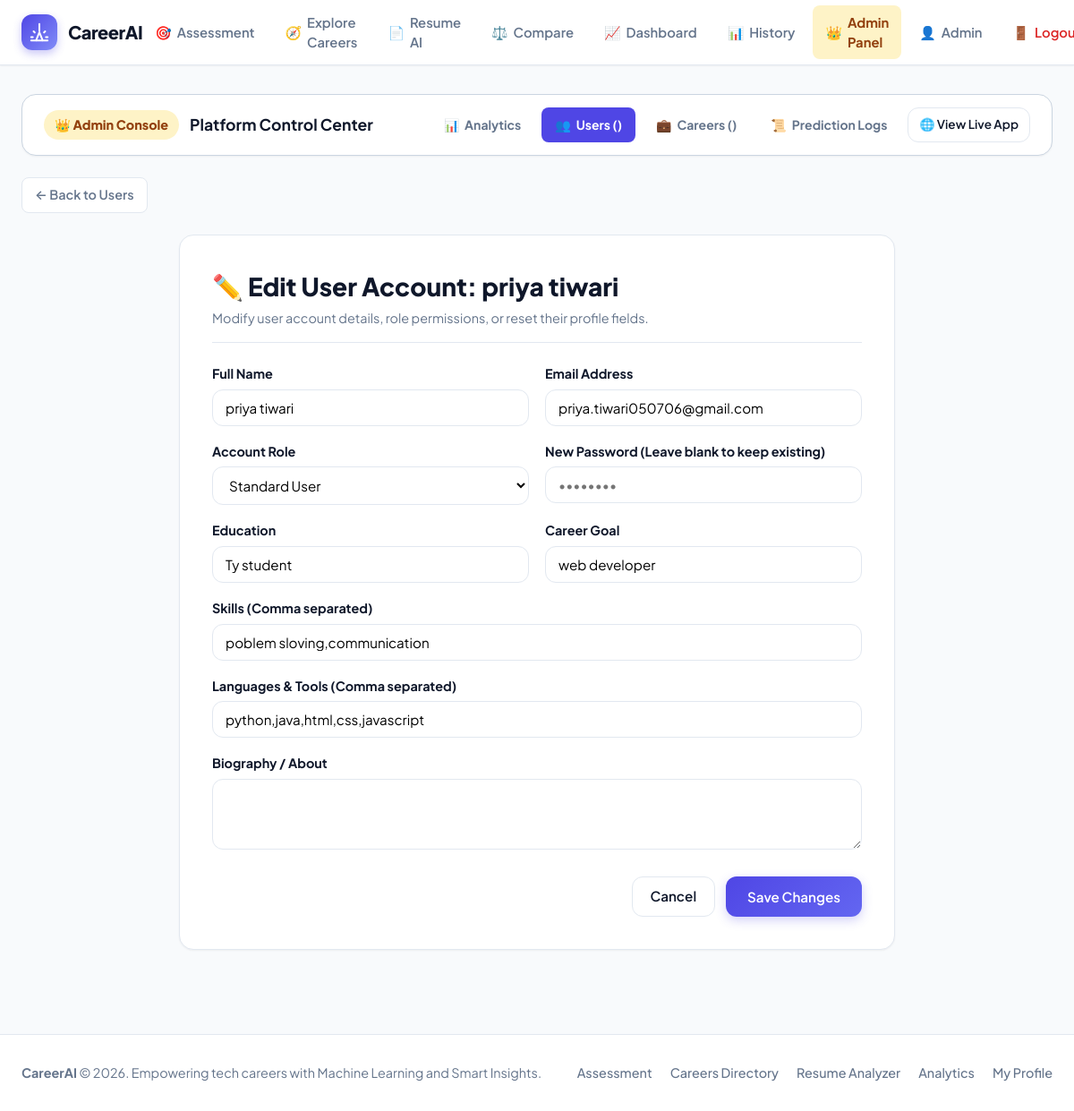
Page /admin/users/2/edit (signed in) on the committed database.
### tables this page shows
CREATE TABLE users (
        id INTEGER PRIMARY KEY AUTOINCREMENT,
        name TEXT NOT NULL,
        email TEXT UNIQUE NOT NULL,
        password_hash TEXT NOT NULL,
        role TEXT DEFAULT 'user',
        education TEXT DEFAULT '',
        skills TEXT DEFAULT '',
        languages TEXT DEFAULT '',
        career_goal TEXT DEFAULT '',
        about TEXT DEFAULT '',
        created_at TIMESTAMP DEFAULT CURRENT_TIMESTAMP
    );

### app.py (the view, shortened to what this page needs)
@app.route("/admin/users/<int:user_id>/edit", methods=["GET", "POST"])
@admin_required
def admin_edit_user(user_id):
    connection = sqlite3.connect(DATABASE)
    connection.row_factory = sqlite3.Row
    try:
        cursor = connection.cursor()
        cursor.execute("SELECT * FROM users WHERE id = ?", (user_id,))
        user = cursor.fetchone()
        if not user:
            flash("User not found.", "error")
            return redirect(url_for("admin_users"))
    finally:
        connection.close()
    return render_template("admin/user_edit.html", user=user)

### app.py (called while the page is built)
@app.context_processor
def inject_current_user():
    user_id = session.get("user_id")
    user_name = session.get("user_name")
    user_email = session.get("user_email")
    role = session.get("role", "user")
    return {
        "current_user": {
            "id": user_id,
            "name": user_name,
            "email": user_email,
            "role": role,
            "is_authenticated": bool(user_id),
            "is_admin": (role == "admin")
        }
    }

def admin_required(view_func):
    @wraps(view_func)
    def decorated_view(*args, **kwargs):
        if not session.get("user_id"):
            flash("Please sign in with administrator credentials.", "warning")
            return redirect(url_for("login", next=request.path))
        if session.get("role") != "admin":
            flash("Access denied. Administrator privileges are required to view this panel.", "error")
            return redirect(url_for("home"))
        return view_func(*args, **kwargs)
    return decorated_view

### templates/admin/user_edit.html (shortened to what this page needs)
{% extends "admin/base_admin.html" %}
{% block admin_content %}
<div class="breadcrumb-bar">
    <a href="/admin/users" class="back-link">
        <span>← Back to Users</span>
    </a>
</div>
<div class="card" style="max-width: 800px; margin: 0 auto; padding: 36px;">
    <div style="border-bottom: 1px solid var(--border); padding-bottom: 16px; margin-bottom: 24px;">
        <h1 style="font-size: 1.75rem; font-weight: 800; color: var(--text-main);">
            ✏️ Edit User Account: {{ user['name'] }}
        </h1>
        <p style="color: var(--text-muted); font-size: 0.9rem; margin-top: 4px;">
            Modify user account details, role permissions, or reset their profile fields.
        </p>
    </div>
    <form action="/admin/users/{{ user['id'] }}/edit" method="POST">
        <div style="display: grid; grid-template-columns: repeat(auto-fit, minmax(260px, 1fr)); gap: 18px; margin-bottom: 18px;">
            <div>
                <label style="display: block; font-weight: 700; font-size: 0.9rem; margin-bottom: 6px;">Full Name</label>
                <input type="text" name="name" value="{{ user['name'] }}" required
                    style="width: 100%; padding: 10px 14px; border: 1px solid var(--border); border-radius: var(--radius-md); font-size: 0.95rem; outline: none;">
            </div>
            <div>
                <label style="display: block; font-weight: 700; font-size: 0.9rem; margin-bottom: 6px;">Email Address</label>
                <input type="email" name="email" value="{{ user['email'] }}" required
                    style="width: 100%; padding: 10px 14px; border: 1px solid var(--border); border-radius: var(--radius-md); font-size: 0.95rem; outline: none;">
            </div>
        </div>
        <div style="display: grid; grid-template-columns: repeat(auto-fit, minmax(260px, 1fr)); gap: 18px; margin-bottom: 18px;">
            <div>
                <label style="display: block; font-weight: 700; font-size: 0.9rem; margin-bottom: 6px;">Account Role</label>
                <select name="role" style="width: 100%; padding: 10px 14px; border: 1px solid var(--border); border-radius: var(--radius-md); font-size: 0.95rem; background: white;">
                    <option value="user" {% if user['role'] == 'user' %}selected{% endif %}>Standard User</option>
                </select>
            </div>
            <div>
                <label style="display: block; font-weight: 700; font-size: 0.9rem; margin-bottom: 6px;">New Password (Leave blank to keep existing)</label>
                <input type="password" name="new_password" placeholder="••••••••"
                    style="width: 100%; padding: 10px 14px; border: 1px solid var(--border); border-radius: var(--radius-md); font-size: 0.95rem; outline: none;">
            </div>
        </div>
        <div style="display: grid; grid-template-columns: repeat(auto-fit, minmax(260px, 1fr)); gap: 18px; margin-bottom: 18px;">
            <div>
                <label style="display: block; font-weight: 700; font-size: 0.9rem; margin-bottom: 6px;">Education</label>
                <input type="text" name="education" value="{{ user['education'] or '' }}"
                    style="width: 100%; padding: 10px 14px; border: 1px solid var(--border); border-radius: var(--radius-md); font-size: 0.95rem; outline: none;">
            </div>
            <div>
                <label style="display: block; font-weight: 700; font-size: 0.9rem; margin-bottom: 6px;">Career Goal</label>
                <input type="text" name="career_goal" value="{{ user['career_goal'] or '' }}"
                    style="width: 100%; padding: 10px 14px; border: 1px solid var(--border); border-radius: var(--radius-md); font-size: 0.95rem; outline: none;">
            </div>
        </div>
        <div style="margin-bottom: 18px;">
            <label style="display: block; font-weight: 700; font-size: 0.9rem; margin-bottom: 6px;">Skills (Comma separated)</label>
            <input type="text" name="skills" value="{{ user['skills'] or '' }}"
                style="width: 100%; padding: 10px 14px; border: 1px solid var(--border); border-radius: var(--radius-md); font-size: 0.95rem; outline: none;">
        </div>
        <div style="margin-bottom: 18px;">
            <label style="display: block; font-weight: 700; font-size: 0.9rem; margin-bottom: 6px;">Languages & Tools (Comma separated)</label>
            <input type="text" name="languages" value="{{ user['languages'] or '' }}"
                style="width: 100%; padding: 10px 14px; border: 1px solid var(--border); border-radius: var(--radius-md); font-size: 0.95rem; outline: none;">
        </div>
        <div style="margin-bottom: 24px;">
            <label style="display: block; font-weight: 700; font-size: 0.9rem; margin-bottom: 6px;">Biography / About</label>
            <textarea name="about" rows="3"
                style="width: 100%; padding: 10px 14px; border: 1px solid var(--border); border-radius: var(--radius-md); font-size: 0.95rem; outline: none;">{{ user['about'] or '' }}</textarea>
        </div>
        <div style="display: flex; gap: 12px; justify-content: flex-end;">
            <a href="/admin/users" class="btn btn-secondary">Cancel</a>
            <button type="submit" class="btn btn-primary" style="padding: 10px 24px;">
                <span>Save Changes</span>
            </button>
        </div>
    </form>
</div>
{% endblock %}

### templates/base.html (style rules this page uses)
:root { --primary: #4f46e5; --primary-hover: #4338ca; --primary-light: #eef2ff; --primary-text: #3730a3; --secondary: #0ea5e9; --secondary-light: #f0f9ff; --success: #10b981; --success-light: #ecfdf5; --success-text: #065f46; --warning: #f59e0b; --warning-light: #fffbeb; --danger: #ef4444; --danger-light: #fef2f2; --bg-main: #f8fafc; --bg-card: #ffffff; --text-main: #0f172a; --text-muted: #64748b; --text-light: #94a3b8; --border: #e2e8f0; --border-hover: #cbd5e1; --shadow-sm: 0 1px 2px 0 rgba(0, 0, 0, 0.05); --shadow-md: 0 4px 6px -1px rgba(0, 0, 0, 0.08), 0 2px 4px -2px rgba(0, 0, 0, 0.04); --shadow-lg: 0 10px 15px -3px rgba(0, 0, 0, 0.08), 0 4px 6px -4px rgba(0, 0, 0, 0.04); --shadow-xl: 0 20px 25px -5px rgba(0, 0, 0, 0.08), 0 8px 10px -6px rgba(0, 0, 0, 0.04); --radius-sm: 8px; --radius-md: 12px; --radius-lg: 16px; --radius-xl: 24px; }
* { box-sizing: border-box; margin: 0; padding: 0; font-family: 'Plus Jakarta Sans', 'Inter', -apple-system, BlinkMacSystemFont, 'Segoe UI', Roboto, sans-serif; }
body { background-color: var(--bg-main); color: var(--text-main); min-height: 100vh; display: flex; flex-direction: column; line-height: 1.5; -webkit-font-smoothing: antialiased; }
.card { background: var(--bg-card); border: 1px solid var(--border); border-radius: var(--radius-lg); padding: 28px; box-shadow: var(--shadow-sm); transition: all 0.25s ease; }
.btn { display: inline-flex; align-items: center; justify-content: center; gap: 8px; padding: 10px 20px; font-size: 0.95rem; font-weight: 600; border-radius: var(--radius-md); text-decoration: none; border: none; cursor: pointer; transition: all 0.2s ease; }
.btn-primary { background: linear-gradient(135deg, var(--primary), #6366f1); color: white; box-shadow: 0 4px 12px rgba(79, 70, 229, 0.25); }
.btn-secondary { background: white; color: var(--text-main); border: 1px solid var(--border); }
.breadcrumb-bar { display: flex; align-items: center; justify-content: space-between; margin-bottom: 24px; }
.back-link { display: inline-flex; align-items: center; gap: 6px; text-decoration: none; color: var(--text-muted); font-weight: 600; font-size: 0.9rem; padding: 8px 14px; background: white; border: 1px solid var(--border); border-radius: var(--radius-sm); transition: all 0.2s ease; }

### rows in the picture
users: name "priya tiwari", email "priya.tiwari050706@gmail.com", role "Standard User", education "Ty student", career_goal "web developer", skills "poblem sloving,communication", languages "python,java,html,css,javascript"

### other values in the picture
{{ current_user.name.split(' ')[0] if current_user.name else 'Profile' }} "Admin"
